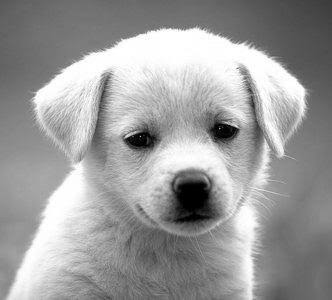
#> input picture IPP_PracticalFile1/img1.jpg, 332 x 300 px
$ jupyter execute Problem_10.ipynb
#> lines starting #> are read from the running program, lines starting #| are printed output that depends on the picture; long printed decimals are rounded
# IPP Practical File 1
Swanand Wirkar
20251051 BDA

## Problem Statement 10

Write a short Python code snippet to compute the Mean Squared Error (MSE) between two grayscale images, "img1.jpg" and "img2.jpg".

[cell 1]
import cv2
import numpy as np

image1 = cv2.imread("img1.jpg", cv2.IMREAD_GRAYSCALE)
#> image1 is the input picture: shape (300, 332); min 0, max 255, mean 155.7
image2 = cv2.imread("img2.jpg", cv2.IMREAD_GRAYSCALE)
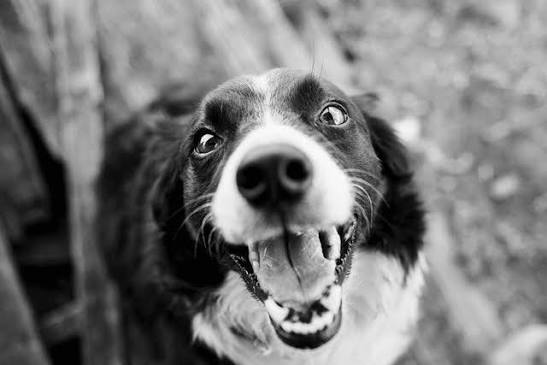
#> input picture IPP_PracticalFile1/img2.jpg, 547 x 365 px
#> image2 is the input picture: shape (365, 547); min 0, max 255, mean 120.7

if image1 is None:
    raise FileNotFoundError("Could not find img1.jpg")
if image2 is None:
    raise FileNotFoundError("Could not find img2.jpg")

image2 = cv2.resize(image2, (image1.shape[1], image1.shape[0]))
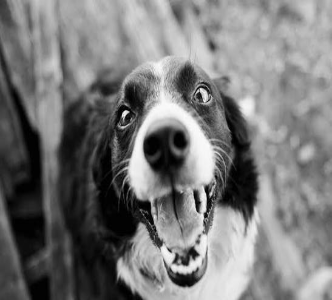
#> image2: shape (300, 332); min 0, max 252, mean 120.6

mse = np.mean((image1.astype(np.float64) - image2.astype(np.float64)) ** 2)
#> mse = 9842.8

print("Image 1 Dimensions:", image1.shape)
#| Image 1 Dimensions: (300, 332)
print("Image 2 Dimensions:", image2.shape)
#| Image 2 Dimensions: (300, 332)
print("MSE:", mse)
#| MSE: 9842.800
